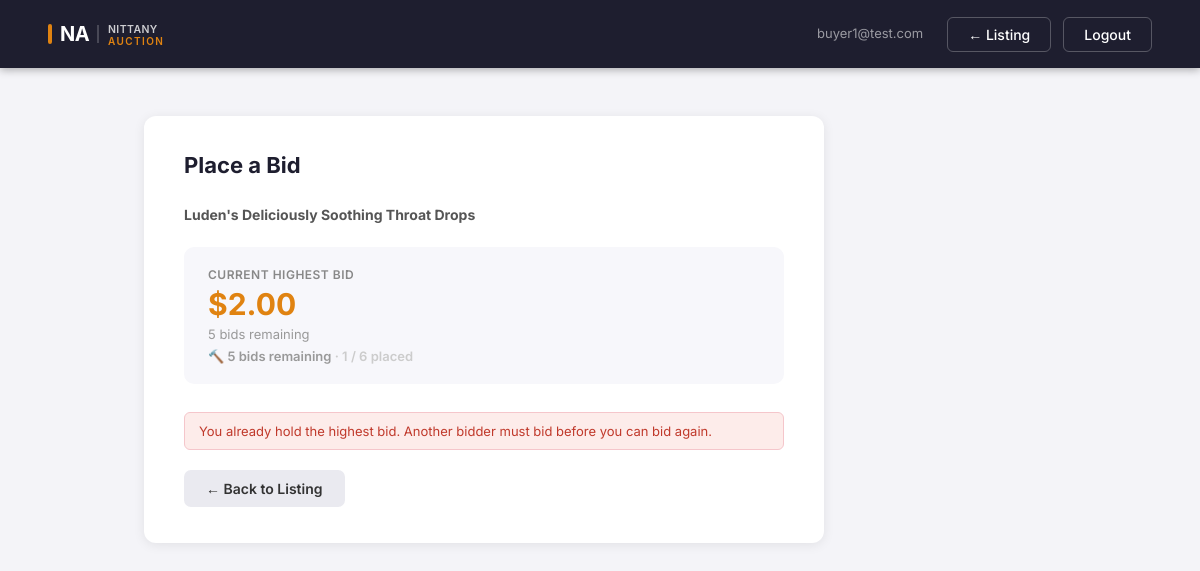
/bidder/listings/711/bid (signed in), run on the app's committed database.
### tables this page shows
CREATE TABLE bids (
            bid_id        INTEGER PRIMARY KEY AUTOINCREMENT,
            listing_id    INTEGER NOT NULL,
            bidder_email  TEXT NOT NULL,
            bid_amount    REAL NOT NULL,
            bid_time      DATETIME DEFAULT CURRENT_TIMESTAMP
        );

CREATE TABLE listings (
            listing_id        INTEGER PRIMARY KEY AUTOINCREMENT,
            seller_email      TEXT NOT NULL,
            title             TEXT NOT NULL,
            description       TEXT,
            condition         TEXT,
            category_id       INTEGER,
            reserve_price     REAL NOT NULL,
            auction_stop_time DATETIME NOT NULL,
            status            TEXT DEFAULT 'active',
            removal_reason    TEXT,
            max_bids          INTEGER DEFAULT 0,
            created_at        DATETIME DEFAULT CURRENT_TIMESTAMP
        , promoted INTEGER DEFAULT 0, promoted_at DATETIME, promotion_fee REAL, remaining_bids_at_removal INTEGER);

### app.py (the view, shortened to what this page needs)
@app.route("/bidder/listings/<int:listing_id>/bid", methods=["GET", "POST"])
def bidder_bid(listing_id):
    guard = role_required("buyer")
    if guard:
        return guard
    email = session["email"]
    now = datetime.now().strftime("%Y-%m-%dT%H:%M")
    with sqlite3.connect("nittanyauction.db") as conn:
        conn.row_factory = sqlite3.Row
        listing = conn.execute(
            "SELECT * FROM listings WHERE listing_id = ? AND status = 'active'", (listing_id,)
        ).fetchone()
        bid_count = conn.execute(
            "SELECT COUNT(*) FROM bids WHERE listing_id = ?", (listing_id,)
        ).fetchone()[0] if listing else 0
        if not listing or bid_count >= listing["max_bids"]:
            flash("This auction is not available for bidding.", "error")
            return redirect(f"/bidder/listings/{listing_id}")
        top_bid = conn.execute(
            "SELECT MAX(bid_amount) FROM bids WHERE listing_id = ?", (listing_id,)
        ).fetchone()[0]
        last_bidder = conn.execute(
            "SELECT bidder_email FROM bids WHERE listing_id = ? ORDER BY bid_id DESC LIMIT 1", (listing_id,)
        ).fetchone()
        is_last_bidder = last_bidder and last_bidder["bidder_email"] == email
        remaining = listing["max_bids"] - bid_count
        min_bid = (top_bid + 1.00) if top_bid is not None else 0.01
    return render_template("bidder_bid.html",
                           email=email,
                           listing=listing,
                           top_bid=top_bid,
                           min_bid=min_bid,
                           bid_count=bid_count,
                           remaining=remaining,
                           is_last_bidder=is_last_bidder)

### app.py (called while the page is built)
def role_required(role):
    if session.get("role") != role:
        flash(f"Please log in as {role} to access that page.", "error")
        return redirect("/login")
    return None

### templates/bidder_bid.html (shortened to what this page needs)
<!DOCTYPE html>
<html>
<head>
    <link rel="stylesheet" href="{{ url_for('static', filename='style.css') }}">
</head>
<body>
    <nav class="first-navbar">
        <a href="/dashboard"><img src="{{ url_for('static', filename='logo.svg') }}" alt="NittanyAuction" height="36"></a>
        <div class="nav-links">
            <span class="nav-user">{{ email }}</span>
            <a href="/bidder/listings/{{ listing['listing_id'] }}">← Listing</a>
            <a href="/logout">Logout</a>
        </div>
    </nav>
    <div class="seller-content">
        <div class="form-card">
            <h2>Place a Bid</h2>
            <p style="font-size:14px; color:#555; margin-bottom:24px;">
                <strong>{{ listing['title'] }}</strong>
            </p>
            <div class="bid-box" style="margin-bottom:28px;">
                <div class="bid-box-label">Current Highest Bid</div>
                <div class="bid-box-amount">
                    {% if top_bid %}${{ "%.2f"|format(top_bid) }}{% else %}No bids yet{% endif %}
                </div>
                <div class="bid-box-sub">{{ listing['max_bids'] - bid_count }} bid{{ 's' if (listing['max_bids'] - bid_count) != 1 }} remaining</div>
                <div class="bid-box-sub" style="margin-top:6px; font-weight:600;">
                    🔨 {{ remaining }} bid{{ 's' if remaining != 1 }} remaining
                    <span style="color:#ccc;"> · {{ bid_count }} / {{ listing['max_bids'] }} placed</span>
                </div>
            </div>
            {% if is_last_bidder %}
            <div class="flash-error" style="margin-bottom:20px;">
                You already hold the highest bid. Another bidder must bid before you can bid again.
            </div>
            <div class="form-actions">
                <a href="/bidder/listings/{{ listing['listing_id'] }}" class="btn-secondary">← Back to Listing</a>
            </div>
            {% endif %}
        </div>
    </div>
</body>
</html>

### static/style.css (style rules this page uses)
* { box-sizing: border-box; margin: 0; padding: 0; }
body { font-family: 'Inter', sans-serif; background-color: #f4f4f8; color: #1e1e2f; }
.first-navbar { display: flex; justify-content: space-between; align-items: center; padding: 16px 48px; background-color: #1e1e2f; color: white; box-shadow: 0 2px 8px rgba(0,0,0,0.3); }
.first-navbar > a { display: flex; align-items: center; justify-content: center; line-height: 0; }
.first-navbar img { display: block; }
.nav-links { display: flex; gap: 12px; }
.nav-links a { text-decoration: none; color: white; padding: 8px 20px; border-radius: 6px; font-weight: 500; font-size: 14px; background-color: transparent; border: 1.5px solid rgba(255,255,255,0.25); transition: background-color 0.2s, border-color 0.2s; }
.flash-error { background-color: #fdecea; color: #c0392b; border: 1px solid #f5c6cb; border-radius: 6px; padding: 10px 14px; font-size: 13px; margin-bottom: 16px; text-align: left; }
.nav-user { font-size: 13px; color: rgba(255,255,255,0.55); padding: 8px 12px; }
.seller-content { max-width: 960px; margin: 48px auto; padding: 0 24px; }
.seller-content h2 { font-size: 24px; font-weight: 700; color: #1e1e2f; margin-bottom: 6px; }
.btn-secondary, .btn-secondary:visited { display: inline-block; padding: 10px 22px; background-color: #eaeaf0; color: #333; border: none; border-radius: 7px; font-size: 14px; font-weight: 600; font-family: inherit; cursor: pointer; text-decoration: none; transition: background-color 0.2s; }
.form-card { background: white; border-radius: 12px; padding: 36px 40px; max-width: 680px; box-shadow: 0 2px 12px rgba(0,0,0,0.08); }
.form-card h2 { font-size: 22px; font-weight: 700; color: #1e1e2f; margin-bottom: 28px; }
.form-actions { display: flex; gap: 12px; align-items: center; margin-top: 8px; flex-wrap: wrap; }
.bid-box { background: #f7f7fb; border-radius: 10px; padding: 20px 24px; margin-bottom: 20px; }
.bid-box-label { font-size: 12px; font-weight: 600; color: #888; text-transform: uppercase; letter-spacing: 0.5px; margin-bottom: 4px; }
.bid-box-amount { font-size: 30px; font-weight: 700; color: #e08311; }
.bid-box-sub { font-size: 13px; color: #999; margin-top: 4px; }

### data on the page
bids: bidder_email "buyer1@test.com"
listings: title "Luden's Deliciously Soothing Throat Drops", listing['max_bids']-bid_count "5", max_bids "s", max_bids "6"

### other printed values
{{ "%.2f"|format(top_bid) }} "2.00"
{{ remaining }} "5"
{{ 's' if remaining != 1 }} "s"
{{ bid_count }} "1"
